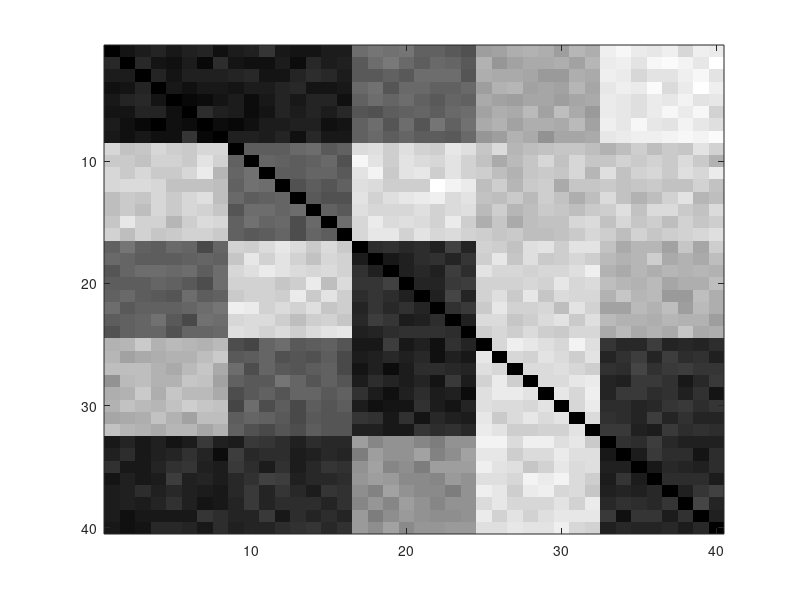

Reproduce this figure in MATLAB. (Note: this script raises an error after producing the figure.)
rand('state', 0);
rand('seed', 0);
randn('state', 0);
randn('seed', 0);


n = 40;
classnum = 5;
z = repmat(1:classnum, n/classnum,1);
z = z(:);

G = zeros(n);

cols = repmat(z, 1, n);
rows = repmat(z', n, 1);

for i = 1:classnum
  for j = 1:classnum
    inds = (cols == i) & (rows == j);
    cellcount = sum(inds(:));
    mu = rand - 0.5;
    sigma = 0.05;
    vals = random('normal', mu, sigma,  sum(inds(:)), 1);
    G(inds) = vals;
  end
end

G = G - mean(G(:));
G = G./std(G(:));

% IRM code doesn't allow self links
G(sub2ind(size(G), 1:n, 1:n)) = nan; 

colormap(gray);

% because Rdisplay uses 1-R
imagesc(1-G);


printrelsystem({G}, 'cont1.graph', 'contflag', 1)
save('cont1.mat', 'G');

